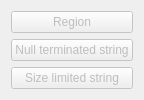
<?xml version="1.0" encoding="UTF-8"?>
<ui version="4.0">
 <class>wToolMenu</class>
 <widget class="QWidget" name="wToolMenu">
  <property name="geometry">
   <rect>
    <x>0</x>
    <y>0</y>
    <width>128</width>
    <height>99</height>
   </rect>
  </property>
  <property name="windowTitle">
   <string>Form</string>
  </property>
  <layout class="QVBoxLayout" name="verticalLayout">
   <item>
    <widget class="QPushButton" name="btnRegion">
     <property name="enabled">
      <bool>false</bool>
     </property>
     <property name="text">
      <string>Region</string>
     </property>
    </widget>
   </item>
   <item>
    <widget class="QPushButton" name="btnNullString">
     <property name="enabled">
      <bool>false</bool>
     </property>
     <property name="text">
      <string>Null terminated string</string>
     </property>
    </widget>
   </item>
   <item>
    <widget class="QPushButton" name="btnString">
     <property name="enabled">
      <bool>false</bool>
     </property>
     <property name="text">
      <string>Size limited string</string>
     </property>
    </widget>
   </item>
   <item>
    <spacer name="verticalSpacer">
     <property name="orientation">
      <enum>Qt::Vertical</enum>
     </property>
     <property name="sizeHint" stdset="0">
      <size>
       <width>20</width>
       <height>40</height>
      </size>
     </property>
    </spacer>
   </item>
  </layout>
 </widget>
 <resources/>
 <connections>
  <connection>
   <sender>btnRegion</sender>
   <signal>clicked()</signal>
   <receiver>wToolMenu</receiver>
   <slot>btnRegion_clicked()</slot>
   <hints>
    <hint type="sourcelabel">
     <x>55</x>
     <y>12</y>
    </hint>
    <hint type="destinationlabel">
     <x>57</x>
     <y>44</y>
    </hint>
   </hints>
  </connection>
  <connection>
   <sender>btnNullString</sender>
   <signal>clicked()</signal>
   <receiver>wToolMenu</receiver>
   <slot>btnNullString_clicked()</slot>
   <hints>
    <hint type="sourcelabel">
     <x>55</x>
     <y>41</y>
    </hint>
    <hint type="destinationlabel">
     <x>57</x>
     <y>44</y>
    </hint>
   </hints>
  </connection>
  <connection>
   <sender>btnString</sender>
   <signal>clicked()</signal>
   <receiver>wToolMenu</receiver>
   <slot>btnString_clicked()</slot>
   <hints>
    <hint type="sourcelabel">
     <x>55</x>
     <y>70</y>
    </hint>
    <hint type="destinationlabel">
     <x>57</x>
     <y>44</y>
    </hint>
   </hints>
  </connection>
 </connections>
 <slots>
  <slot>btnRegion_clicked()</slot>
  <slot>btnNullString_clicked()</slot>
  <slot>btnString_clicked()</slot>
 </slots>
</ui>
